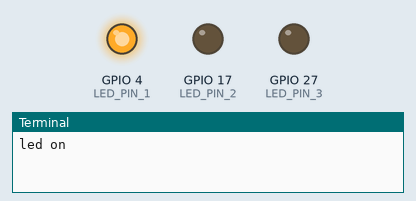
A program run on a simulated Raspberry Pi (BCM pin numbers). On the bench: output pins drawn as LEDs (lit = HIGH), the last lines printed to the terminal. At 60.0 s the program stops and its outputs stay as they are.

Above: at 1.0 s.
At 3.0 s:
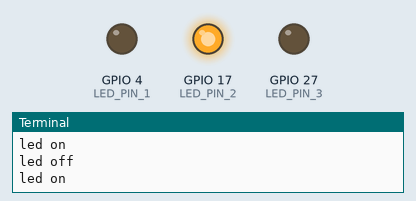
At 5.0 s:
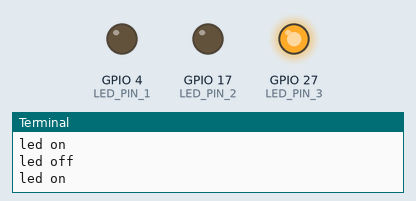
Timing chart, 0 to 7.8 s (numbered marks = the images above):
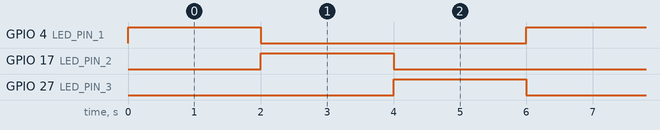

Measured:
- by itself, GPIO 4 (LED_PIN_1), GPIO 17 (LED_PIN_2), GPIO 27 (LED_PIN_3): alternates HIGH for 2.0 s and LOW for 4.0 s

The program:

led_blink_task.py
```python
import RPi.GPIO as GPIO
import time

LED_PIN_1 = 4
LED_PIN_2 = 17
LED_PIN_3 = 27
GPIO.setmode(GPIO.BCM)
GPIO.setup(LED_PIN_1, GPIO.OUT)
GPIO.setup(LED_PIN_2, GPIO.OUT)
GPIO.setup(LED_PIN_3, GPIO.OUT)

for i in range(10):
    GPIO.output(LED_PIN_1, GPIO.HIGH)
    print("led on")
    time.sleep(2)
    GPIO.output(LED_PIN_1, GPIO.LOW)
    print("led off")
    GPIO.output(LED_PIN_2, GPIO.HIGH)
    print("led on")
    time.sleep(2)
    GPIO.output(LED_PIN_2, GPIO.LOW)
    print("led off")
    GPIO.output(LED_PIN_3, GPIO.HIGH)
    print("led on")
    time.sleep(2)
    GPIO.output(LED_PIN_3, GPIO.LOW)
    print("led off")

GPIO.cleanup()
```
